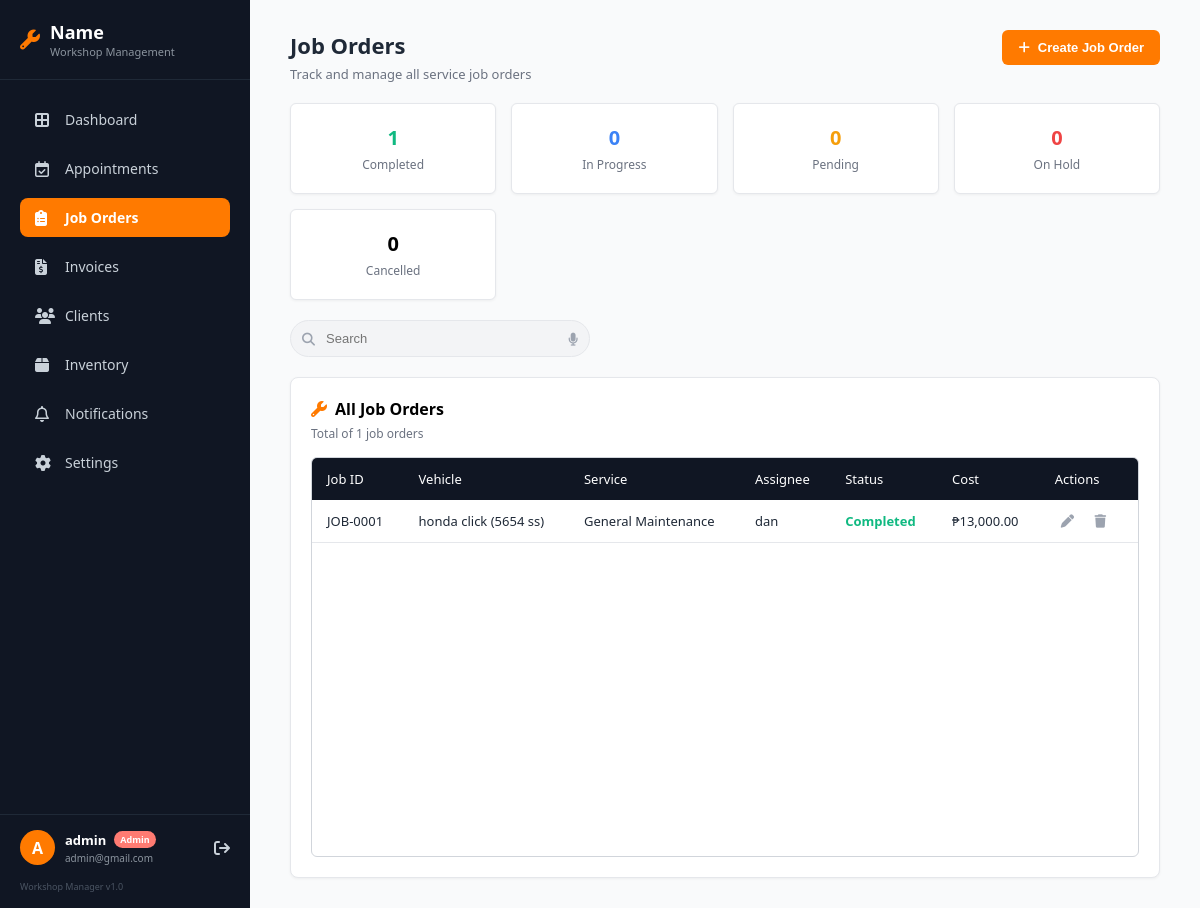
Before: /job_orders.php (signed in) with the older database file.
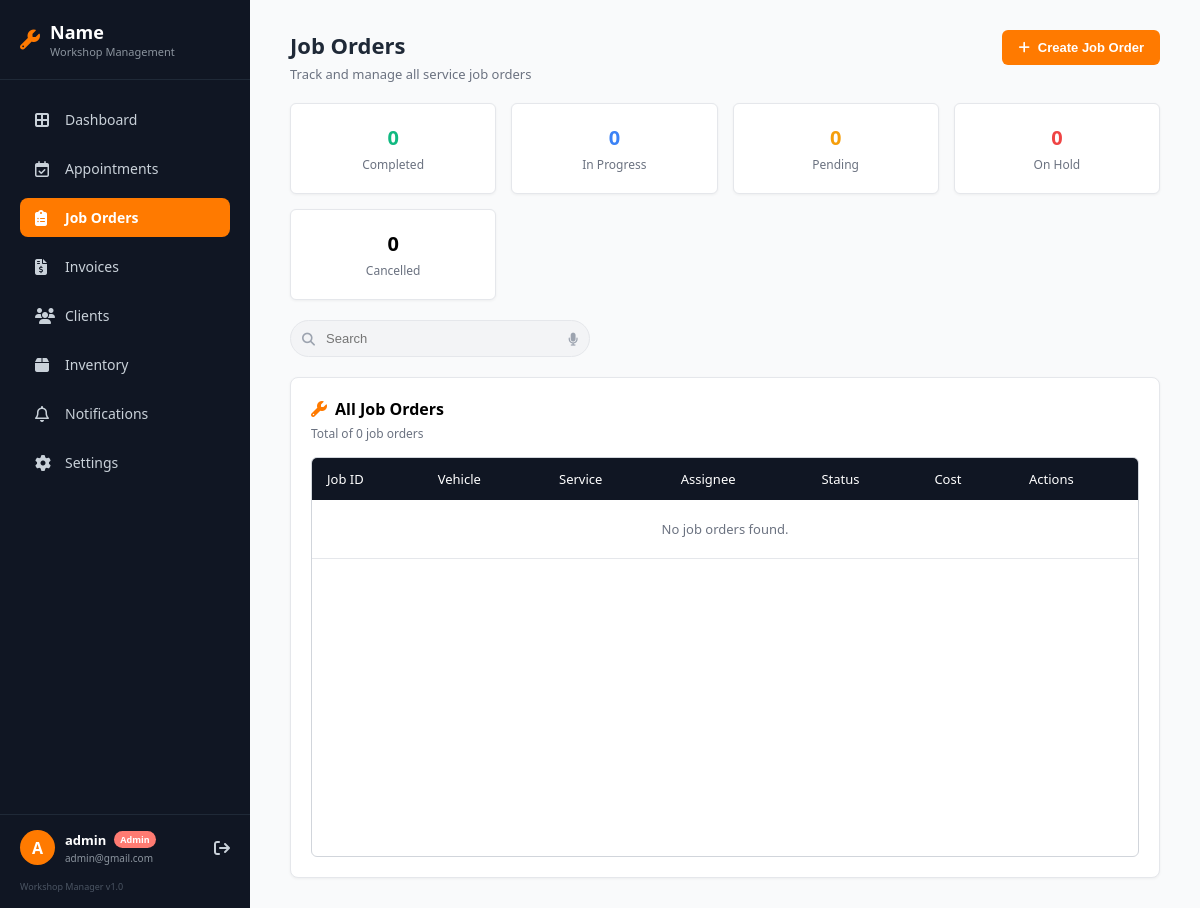
After: the same page with the newer database file.
### tables this page shows
CREATE TABLE `job_orders` (
  `id` int(11) NOT NULL,
  `appointment_id` int(11) NOT NULL,
  `assignee` varchar(100) DEFAULT NULL,
  `status` enum('Pending','In Progress','On Hold','Completed') DEFAULT 'Pending',
  `cost` decimal(10,2) DEFAULT 0.00,
  `created_at` timestamp NOT NULL DEFAULT current_timestamp()
);

CREATE TABLE `vehicles` (
  `id` int(11) NOT NULL,
  `user_id` int(11) NOT NULL,
  `make_model` varchar(100) NOT NULL,
  `year` int(4) NOT NULL,
  `plate_number` varchar(20) NOT NULL,
  `engine_type` enum('Gasoline','Diesel','Electric','Hybrid') NOT NULL,
  `vin` varchar(50) DEFAULT NULL,
  `notes` text DEFAULT NULL,
  `created_at` timestamp NOT NULL DEFAULT current_timestamp()
);

CREATE TABLE `appointments` (
  `id` int(11) NOT NULL,
  `user_id` int(11) NOT NULL,
  `vehicle_id` int(11) NOT NULL,
  `service_type` varchar(100) NOT NULL,
  `appointment_date` date NOT NULL,
  `appointment_time` time NOT NULL,
  `mechanic_preference` varchar(100) DEFAULT NULL,
  `notes` text DEFAULT NULL,
  `status` enum('Pending','Confirmed','Completed','Cancelled') DEFAULT 'Pending',
  `created_at` timestamp NOT NULL DEFAULT current_timestamp()
);

### job_orders.php (the view, shortened to what the changed rows need)
<?php
require 'db.php';
$statsQuery = "SELECT status, COUNT(*) as count FROM job_orders GROUP BY status";
$statsStmt = $pdo->query($statsQuery);
$statusCounts = $statsStmt->fetchAll(PDO::FETCH_KEY_PAIR);
$countCompleted = $statusCounts['Completed'] ?? 0;
$totalJobOrders = array_sum($statusCounts);
?>
<!DOCTYPE html>
<html lang="en">
<head>
    <link rel="stylesheet" href="https://cdnjs.cloudflare.com/ajax/libs/font-awesome/6.4.0/css/all.min.css">
</head>
<body>
    <aside class="sidebar">
        <div class="sidebar-header">
            <div>
                <h2>Name</h2>
            </div>
        </div>
    </aside>
    <main class="main-content">
        <div class="top-header">
            <div>
                <h1>Job Orders</h1>
            </div>
        </div>
        <div class="stats-grid">
            <div class="stat-card">
                <h3 class="text-green"><?php echo $countCompleted; ?></h3>
                <p>Completed</p>
            </div>
        </div>
        <div class="table-card">
           <div class="table-card-header">
                <h2><i class="fa-solid fa-wrench"></i> All Job Orders</h2>
                <p>Total of <?php echo $totalJobOrders; ?> job orders</p>
            </div>
            <div class="table-wrapper">
                <table>
                    <thead>
                        <tr>
                            <th>Job ID</th>
                            <th>Vehicle</th>
                            <th>Service</th>
                            <th>Assignee</th>
                            <th>Status</th>
                            <th>Cost</th>
                            <th>Actions</th>
                        </tr>
                    </thead>
                                    <tbody>
                        <?php
                        $query = "
                            SELECT
                                jo.id as job_id,
                                v.make_model,
                                v.plate_number,
                                a.service_type,
                                jo.assignee,
                                jo.status,
                                jo.cost
                            FROM job_orders jo
                            JOIN appointments a ON jo.appointment_id = a.id
                            JOIN vehicles v ON a.vehicle_id = v.id
                            ORDER BY jo.created_at DESC
                        ";
                        $stmt = $pdo->query($query);
                        $job_orders = $stmt->fetchAll();
                        if (count($job_orders) > 0) {
                            foreach ($job_orders as $job) {
                                $statusColor = '#1f2937';
                                if ($job['status'] == 'Completed') $statusColor = '#10b981';
                                echo "<tr>";
                                echo "<td>JOB-" . str_pad($job['job_id'], 4, '0', STR_PAD_LEFT) . "</td>";
                                echo "<td>" . htmlspecialchars($job['make_model'] . " (" . $job['plate_number'] . ")") . "</td>";
                                echo "<td>" . htmlspecialchars($job['service_type']) . "</td>";
                                echo "<td>" . htmlspecialchars($job['assignee']) . "</td>";
                                echo "<td style='color: {$statusColor}; font-weight: 600;'>" . htmlspecialchars($job['status']) . "</td>";
                                echo "<td>₱" . number_format($job['cost'], 2) . "</td>";
                                $escapedAssignee = htmlspecialchars(addslashes($job['assignee']));
                                echo "<td>
                                        <button class='action-btn' onclick=\"openEditModal('{$job['job_id']}', '{$escapedAssignee}', '{$job['status']}', '{$job['cost']}')\" title='Edit'>
                                            <i class='fa-solid fa-pen'></i>
                                        </button>
                                        <button class='action-btn' title='Delete'><i class='fa-solid fa-trash'></i></button>
                                    </td>";
                                echo "</tr>";
                            }
                        } else {
                            echo "<tr><td colspan='7' style='text-align:center; padding: 20px; color: var(--text-muted);'>No job orders found.</td></tr>";
                        }
                        ?>
                    </tbody>
                </table>
            </div>
        </div>
    </main>
</body>
</html>

Changed rows visible on the page:
removed job_orders: id "0001", vehicles.make_model+plate_number "honda click (5654 ss)", appointment.service_type "General Maintenance", assignee "dan", status "Completed", cost "13,000.00"
Other visible differences:
$countCompleted: "1" → "0"
$totalJobOrders: "1" → "0"
text now shown: "No job orders found."
